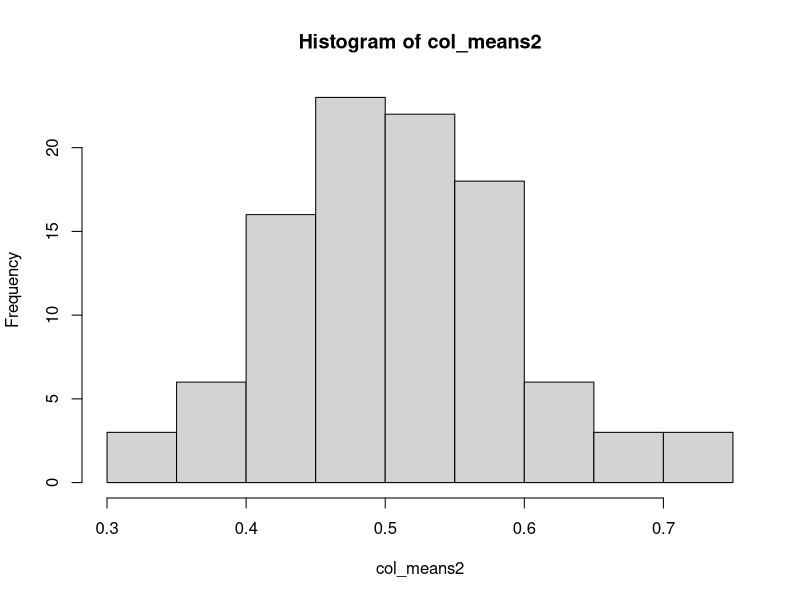
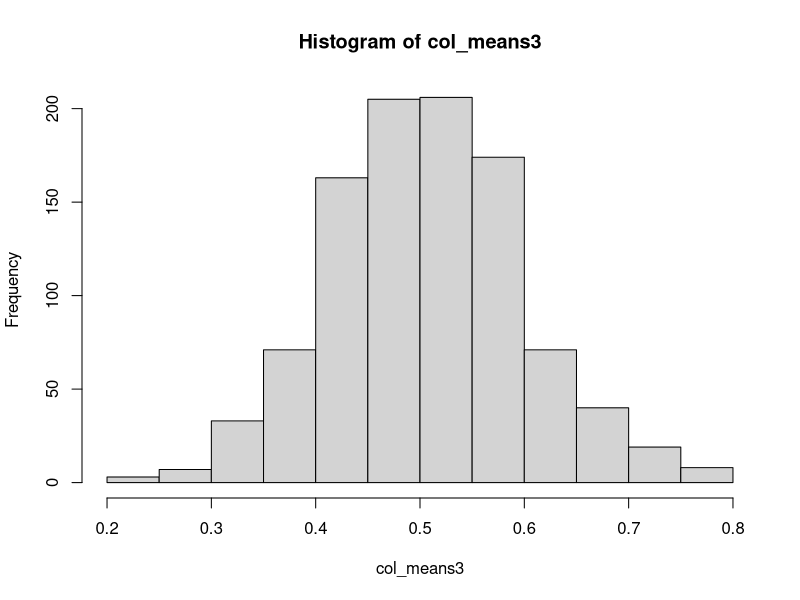

Generate these figures, in order, with R:
## ---- chunk 1
knitr::opts_chunk$set(echo = TRUE)
## ---- chunk 2
summary(cars)
## ---- chunk 3
rainfall <- c(0.1,0.6,33.8,1.9,9.6,4.3,33.7,0.3,0.0,0.1)
## ---- chunk 4
mean_rainfall <- mean(rainfall)
sd_rainfall <- sd(rainfall)
print(mean(rainfall))
print(sd(rainfall))
## ---- chunk 5
cum_rainfall <- cumsum(rainfall)
cum_rainfall
## ---- chunk 6
max_rainfall_day <- which.max(rainfall)
min_rainfall_day <- which.min(rainfall)
print(max_rainfall_day)
print(min_rainfall_day)
## ---- chunk 7
cat("Day with highest rainfall:", max_rainfall_day, "\n")
cat("Day with lowest rainfall:", min_rainfall_day)
## ---- chunk 8
rand_letters <- sample(LETTERS, 20, replace = TRUE)
sort(rand_letters)
## ---- chunk 9
mat <- matrix(runif(100), nrow = 10, ncol = 10)
print(mat)
## ---- chunk 10
col_means <- colMeans(mat)
col_sd <- apply(mat, 2, sd)
print(col_means)
print(col_sd)
## ---- chunk 11
mat2 <- matrix(runif(1000), nrow = 10, ncol = 100)
print(mat2)
## ---- chunk 12
col_means2 <- colMeans(mat2)
hist(col_means2)
## ---- chunk 13
mat3 <- matrix(runif(10000), nrow = 10, ncol = 1000)
print(mat3)
## ---- chunk 14
col_means3 <- colMeans(mat3)
hist(col_means3)
## ---- chunk 15
rainfall <- c(0.1,0.6,33.8,1.9,9.6,4.3,33.7,0.3,0.0,0.1)
## ---- chunk 16
rainfall_subset <- rainfall[rainfall > 20]
print(rainfall_subset)
## ---- chunk 17
mean_rainfall_subset <- mean(rainfall[rainfall >= 4])
print(mean_rainfall_subset)
## ---- chunk 18
rainfall_subset2 <- rainfall[rainfall == 0 | rainfall == 0.6]
print(rainfall_subset2)
